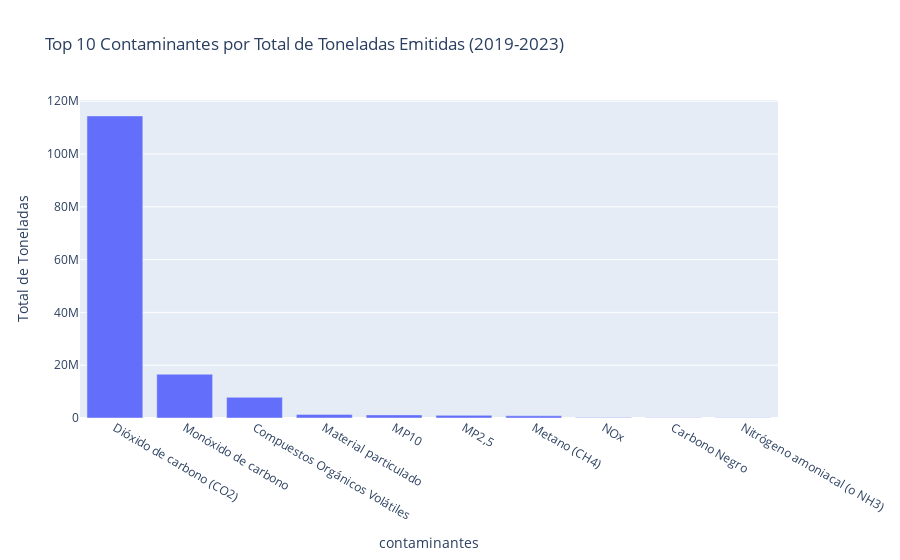

Notebook code cell kept with this figure:
### Markdown cell above
#### 2. ¿Cuáles son los contaminantes más emitidos?
Ahora, hacemos lo mismo pero para los tipos de contaminantes.

### Code cell
# Agrupamos por contaminante y sumamos
emisiones_por_contaminante = df_total.groupby('contaminantes')['cantidad_toneladas'].sum().nlargest(10)

# Creamos el gráfico
fig_contaminante = px.bar(
    emisiones_por_contaminante,
    x=emisiones_por_contaminante.index,
    y='cantidad_toneladas',
    title='Top 10 Contaminantes por Total de Toneladas Emitidas (2019-2023)',
    labels={'cantidad_toneladas': 'Total de Toneladas', 'x': 'Contaminante'}
)

fig_contaminante.show()

### Figure 1 — Plotly figure (JSON) as saved in the notebook; plotly's stock layout.template omitted (floating-point values rounded to 4 significant figures)
{"data": [{"hovertemplate": "contaminantes=%{x}<br>Total de Toneladas=%{y}<extra></extra>", "legendgroup": "", "marker": {"color": "#636efa", "pattern": {"shape": ""}}, "name": "", "orientation": "v", "showlegend": false, "textposition": "auto", "type": "bar", "x": ["Dióxido de carbono (CO2)", "Monóxido de carbono", "Compuestos Orgánicos Volátiles", "Material particulado", "MP10", "MP2,5", "Metano (CH4)", "NOx", "Carbono Negro", "Nitrógeno amoniacal (o NH3)"], "xaxis": "x", "y": [114400000.0, 16580000.0, 7839000.0, 1366000.0, 1181000.0, 1011000.0, 827500.0, 202600.0, 82190.0, 78170.0], "yaxis": "y"}], "layout": {"barmode": "relative", "legend": {"tracegroupgap": 0}, "title": {"text": "Top 10 Contaminantes por Total de Toneladas Emitidas (2019-2023)"}, "xaxis": {"anchor": "y", "domain": [0, 1], "title": {"text": "contaminantes"}}, "yaxis": {"anchor": "x", "domain": [0, 1], "title": {"text": "Total de Toneladas"}}}}
